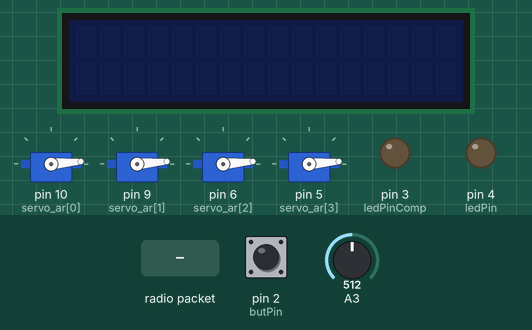
Simulated run of this sketch. Board: Arduino Uno, built with avr-gcc and run on an emulated ATmega328P. Parts: 16×2 character LCD, 4 × servo, output pins drawn as LEDs (lit = HIGH). The inputs (shaded band) are chosen by the test bench; at power-on: A3 = 512, pin 2 (butPin) LOW. Random numbers use the default seed unless the sketch sets one; no radio packets arrive unless stated; what the sketch prints to the serial monitor is not drawn.

Above: at 1.2 s.
1.3 s: radio packet "4" arrives
4.3 s: A3 set to 783
7.3 s: A3 set to 817
At 8.1 s:
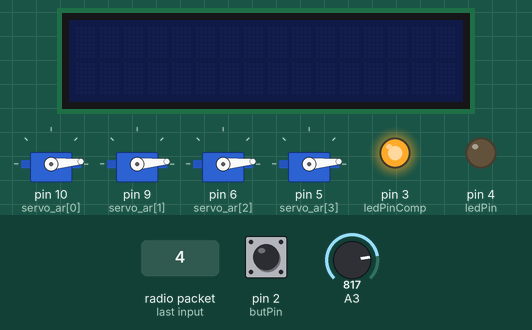
10.3 s: pin 2 (butPin) pulled HIGH for 0.15 s
At 11.8 s:
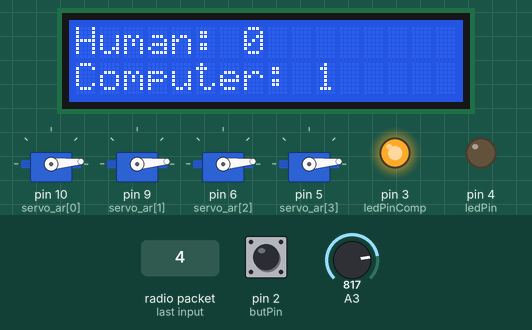
13.4 s: radio packet "1" arrives
At 13.57 s:
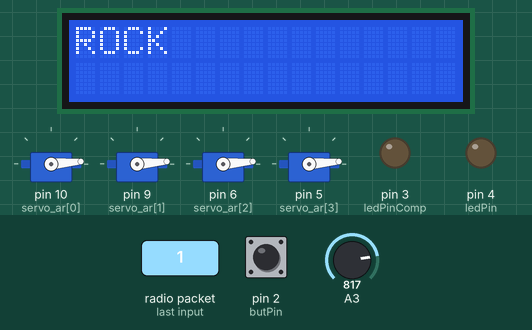
16.4 s: radio packet "2" arrives
At 16.58 s:
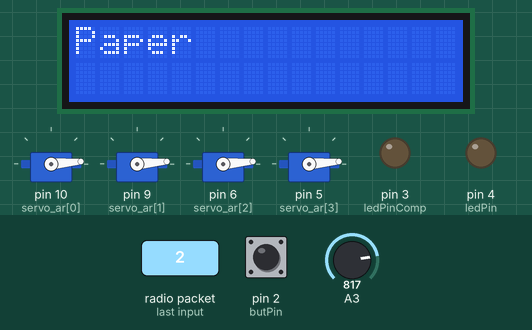
Timing chart, 0 to 19.4 s (numbered marks = the images above; inputs shaded):
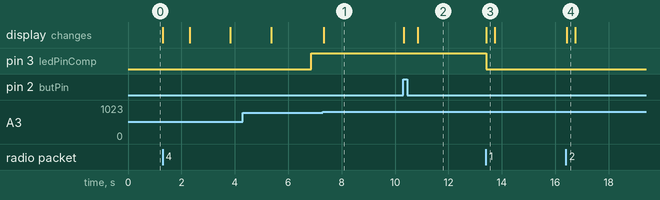

The sketch:

Master_V1.ino
```cpp
#include <SPI.h>
#include <nRF24L01.h>
#include <RF24.h>
#include <Wire.h>
#include <LiquidCrystal_I2C.h>
#include <Servo.h>

Servo middle;
Servo ring;
Servo pinky;
Servo index;

int servo_ar[5] = {10,9,6,5};
int mode = 0;

char text[32] = "";
char prevText[2] = "00";

LiquidCrystal_I2C lcd(0x27, 16, 2);


int ledOn = 0;
int message = 0;
int winner = 0;
int ledPin = 4;
int ledPinComp = 3;

int humWins = 0;
int compWins = 0;

int butPin = 2;
int butState = 0;
int prevButState = 0;
int lcdOn = 0;

RF24 radio(7, 8); // CE, CSN
const byte address[6] = "00001";

void setup() {
  Serial.begin(9600);
  lcd.init();
  lcd.backlight();
  radio.begin();
  radio.openReadingPipe(0, address);
  radio.setPALevel(RF24_PA_MIN);
  radio.startListening();

  middle.attach(servo_ar[0]);
  ring.attach(servo_ar[1]);
  pinky.attach(servo_ar[2]);
  index.attach(servo_ar[3]);

  pinMode(ledPin, OUTPUT);
  pinMode(butPin, INPUT);
  pinMode(ledPinComp, OUTPUT);
  lcd.noBacklight();
  lcd.noDisplay();

}

void loop() {
  checkButState();
  history();
  getGameState();
  updateLCD();
  endGame();
  ledFunc();
  prevText[0] = text[0];
  prevButState = butState;
}

//////////////////////////////////////////// Functions

void endGame() {
  if ((text[0] == '4') && (prevText[0] != text[0])){
    int compChoice = random(1,4);
    servoFunc(compChoice);
    delay(1000);
    endLCD();
    endLCDComp(compChoice);
    whoWon(compChoice);
    ledSelect(winner);
  }
  else if (text[0] != '4'){
    winner = 0;
    ledOn = 0;
    servoFunc(2);
  }
}

void history(){
  if (analogRead(A3) > 800){
    lcd.clear();
    lcd.setCursor(0,0);
    lcd.print("Human: ");
    lcd.print(humWins);
    lcd.setCursor(0,1);
    lcd.print("Computer: ");
    lcd.print(compWins);
  }

}

void whoWon(int compChoice){
  lcd.clear();
  lcd.setCursor(0,0);
  lcd.print("Winner:");
  lcd.setCursor(0,1);
  if (((text[1] == '1') && (compChoice == 1)) || ((text[1] == '2') && (compChoice == 2 )) || ((text[1] == '3') && (compChoice == 3 ))){
    lcd.print("TIE!");
    winner = 3;
  }
  else if (((text[1] == '1') && (compChoice == 3)) || ((text[1] == '2') && (compChoice == 1)) || ((text[1] == '3') && (compChoice == 2))){
    lcd.print("HUMAN!");
    winner = 1;
    humWins += 1;
  }
  else{
    lcd.print("COMPUTER!");
    winner = 2;
    compWins += 1;
  }
  delay(1500);
}

void servoFunc(int choice){
    if (choice == 2){
    // Nothing happens or paper
    index.write(5);
    middle.write(5);
    ring.write(5);
    pinky.write(5);
  }

  else if (choice == 1){
    // Rock
    index.write(160);
    middle.write(160);
    ring.write(160);
    pinky.write(160);
  }

  else if (choice == 3){
    // Scissors
    index.write(5);
    middle.write(5);
    ring.write(160);
    pinky.write(160);
  }
}

void ledFunc(){
  if (winner == 1){
  digitalWrite(ledPin, HIGH);
  digitalWrite(ledPinComp, LOW);
  }
  else if (winner == 2){
    digitalWrite(ledPin, LOW);
    digitalWrite(ledPinComp, HIGH);
  }
  else if (winner == 3){
    digitalWrite(ledPin, HIGH);
    digitalWrite(ledPinComp, HIGH);
  }
  else{
    digitalWrite(ledPin, LOW);
    digitalWrite(ledPinComp,LOW);
  }
}

void checkButState(){
  butState = digitalRead(butPin);
  if ((butState ==1) && (prevButState == 0)){
    lcdOn = !lcdOn;
      if (lcdOn == 1){
      lcd.backlight();
      lcd.display();
      lcd.clear();
      lcd.setCursor(0,0);
      lcd.print("Let's Play");
      lcd.setCursor(0,1);
      lcd.print("RPS!");
      delay(500);
    }
    else if (lcdOn == 0){
      lcd.noBacklight();
      lcd.noDisplay();
    }
  }

}

void ledSelect(int winner){
  if (winner == 1){
    // The human won
    ledOn = 1;
  }
  else if (winner == 2){
    ledOn = 0;
  }
}

void getGameState(){
  if (radio.available()) {
  radio.read(&text, sizeof(text));
  Serial.println(text[0]);
  }
}

void updateLCD(){
  if (text[0] != prevText[0]){
    if (text[0] == '1'){
      lcd.clear();
      lcd.setCursor(0,0);
      lcd.print("ROCK");
    }
    else if (text[0] == '2'){
      lcd.clear();
      lcd.setCursor(0,0);
      lcd.print("Paper");
    }
    else if (text[0] == '3'){
      lcd.clear();
      lcd.setCursor(0,0);
      lcd.print("Scissors");
    }
    else if (text[0] == '4'){
      lcd.clear();
      lcd.setCursor(0,0);
      lcd.print("SHOOT");
    }
  }
}

void endLCD() {

  lcd.clear();
  lcd.setCursor(0,0);
  lcd.print("Human:");
  lcd.setCursor(0,1);

  if (text[1] == '1'){
    lcd.print("ROCK");
  }
  else if (text[1] == '2'){
    lcd.print("PAPER");
  }
  else if (text[1] == '3'){
    lcd.print("SCISSORS");
  }
  delay(1500);
}
void endLCDComp(int choice){
  lcd.clear();
  lcd.setCursor(0,0);
  lcd.print("Computer:");
  lcd.setCursor(0,1);

  if (choice == 1){
    lcd.print("ROCK");
  }
  else if (choice == 2){
    lcd.print("PAPER");
  }
  else if (choice == 3){
    lcd.print("SCISSORS");
  }
  delay(1500);
}
```

Measured:
- the behaviour switches between 800 and 801 on A3 (found by bisection; images 0 and 1)
- after the input at 13.4 s, pin 3 (ledPinComp): HIGH → LOW at once
